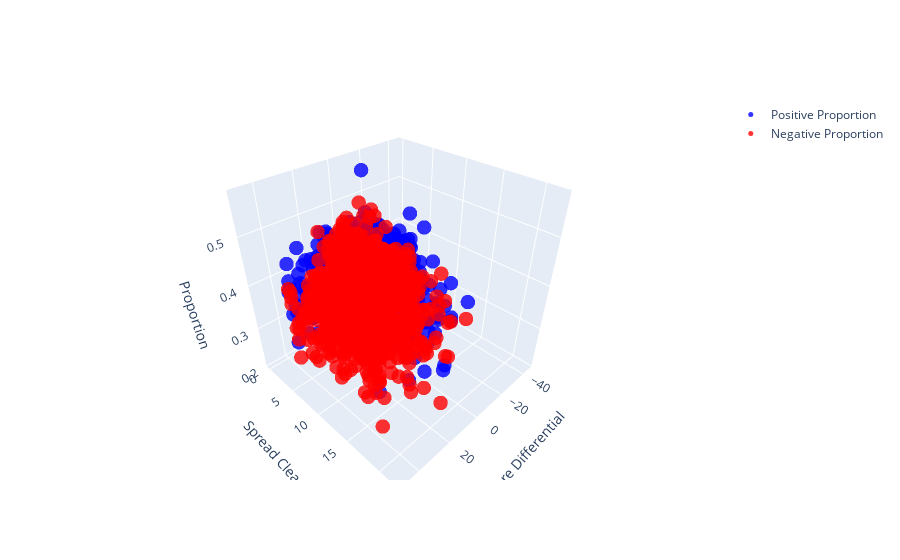

This figure's notebook cell:
### Code cell
import plotly.graph_objects as go
import pandas as pd

# Assuming reddit_df is your DataFrame with columns: Score Differential, spread_clean, pos_prop, neg_prop

fig = go.Figure(data=[  
    go.Scatter3d(
        x=reddit_df['Score Differential'],
        y=reddit_df['spread_clean'],
        z=reddit_df['pos_prop'],
        mode='markers',
        marker=dict(
            size=5,
            color='blue',                # Positive Proportion in blue
            opacity=0.8
        ),
        name='Positive Proportion'
    ),
    go.Scatter3d(
        x=reddit_df['Score Differential'],
        y=reddit_df['spread_clean'],
        z=reddit_df['neg_prop'],
        mode='markers',
        marker=dict(
            size=5,
            color='red',                 # Negative Proportion in red
            opacity=0.8
        ),
        name='Negative Proportion'
    )
])

# Update layout
fig.update_layout(
    scene=dict(
        xaxis=dict(title='Score Differential'),
        yaxis=dict(title='Spread Clean'),
        zaxis=dict(title='Proportion')
    )
)

# Show plot
fig.show()

### Figure 1 — Plotly figure (JSON) as saved in the notebook; plotly's stock layout.template omitted (floating-point values rounded to 4 significant figures; data arrays with more than 128 entries replaced by an {"elided": "..."} marker saying what was removed)
{"data": [{"marker": {"color": "blue", "opacity": 0.8, "size": 5}, "mode": "markers", "name": "Positive Proportion", "type": "scatter3d", "x": {"elided": "1567 int values"}, "y": {"elided": "1567 float values"}, "z": {"elided": "1567 float values"}}, {"marker": {"color": "red", "opacity": 0.8, "size": 5}, "mode": "markers", "name": "Negative Proportion", "type": "scatter3d", "x": {"elided": "1567 int values"}, "y": {"elided": "1567 float values"}, "z": {"elided": "1567 float values"}}], "layout": {"scene": {"xaxis": {"title": {"text": "Score Differential"}}, "yaxis": {"title": {"text": "Spread Clean"}}, "zaxis": {"title": {"text": "Proportion"}}}}}
